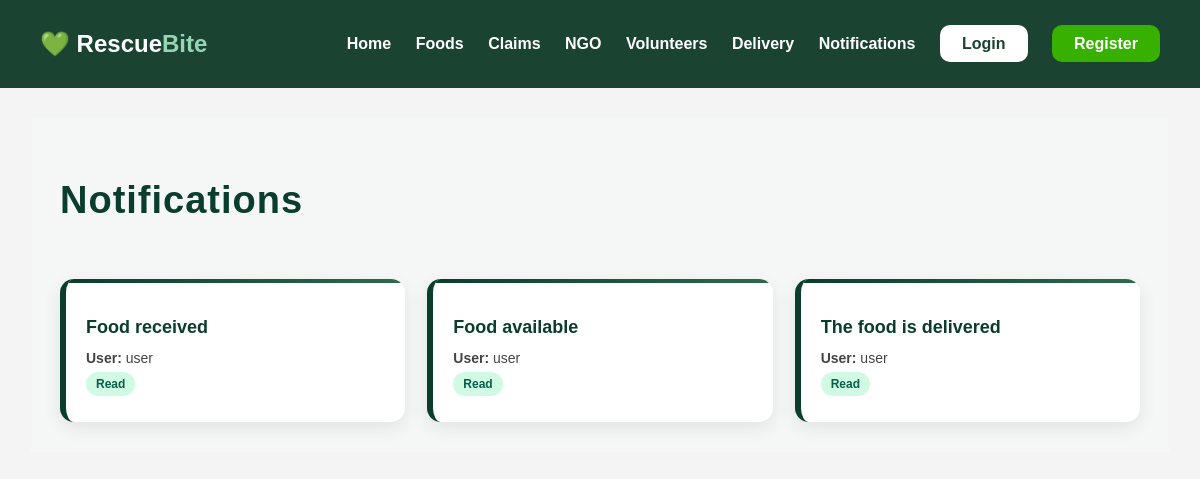
The page /notifications/ on the database as committed earlier.
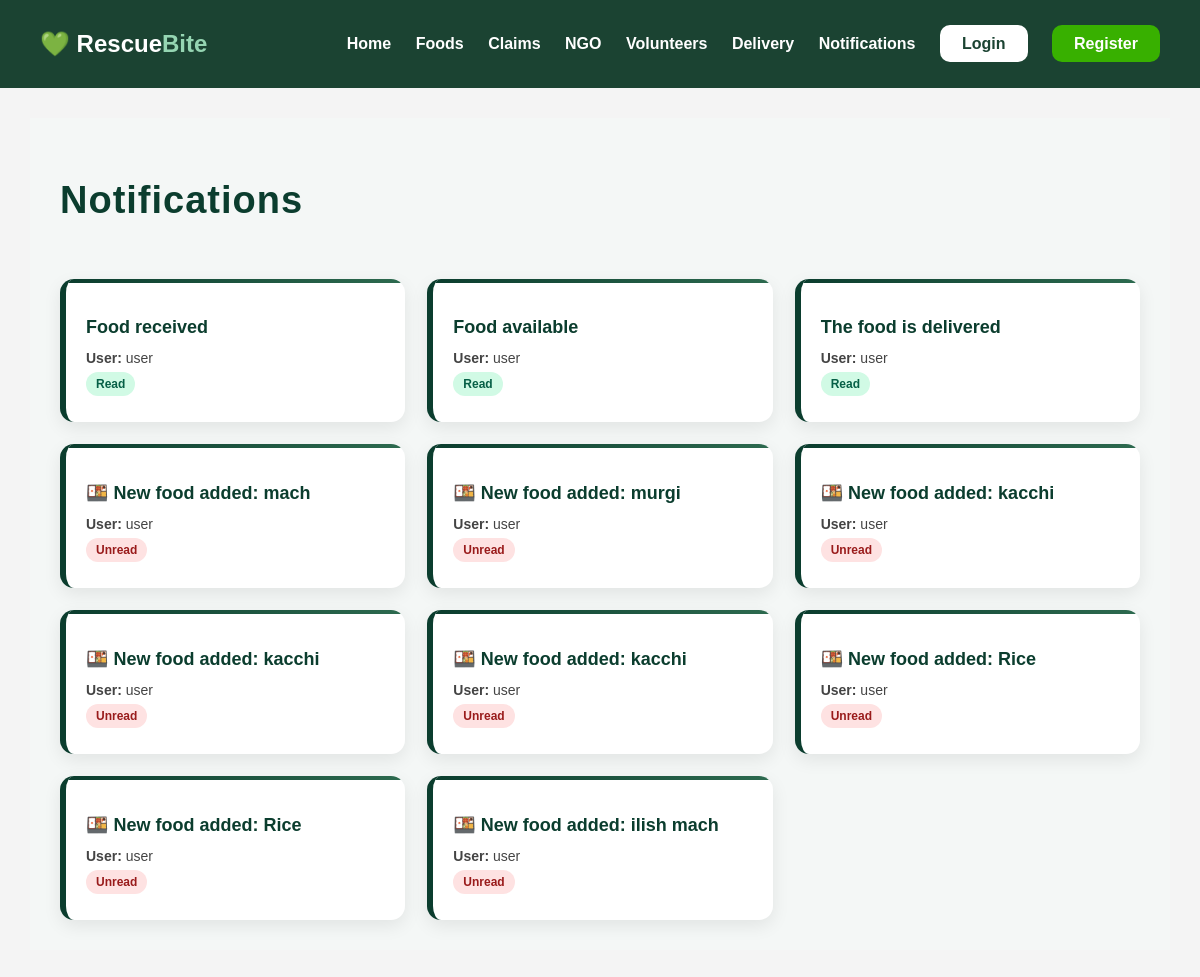
The same page on the database as committed later.
### accounts/models.py (models this page shows, shortened)
class Notification(models.Model):
    user = models.ForeignKey(User,
                             on_delete=models.CASCADE)
    message = models.TextField()
    is_read = models.BooleanField(default=False)

### accounts/views.py (the view)
# urls.py: path('notifications/',views.notification_list,name='notification_list'),
def notification_list(request):
    notifications = Notification.objects.all()
    return render(request,
                  'accounts/notification_list.html',
                  {'notifications': notifications})

### accounts/templates/accounts/notification_list.html
{% extends 'base.html' %}
{% block content %}
<div class="notification-page">
    <div class="notification-header">
        <h2>Notifications</h2>
    </div>
    <div class="notification-grid">
        {% for n in notifications %}
        <div class="notification-card">
            <h3>{{ n.message }}</h3>
            <p><b>User:</b> {{ n.user.username }}</p>
            <p>
                {% if n.is_read %}
                    <span class="badge read">Read</span>
                {% else %}
                    <span class="badge unread">Unread</span>
                {% endif %}
            </p>
        </div>
        {% empty %}
        <p style="text-align:center;">
            No notifications available.
        </p>
        {% endfor %}
    </div>
</div>
{% endblock %}

Rows that differ between the two databases and show on the page:
added Notification: message "🍱 New food added: mach", user.username "user", is_read "Unread"
added Notification: message "🍱 New food added: murgi", user.username "user", is_read "Unread"
added Notification: message "🍱 New food added: kacchi", user.username "user", is_read "Unread"
added Notification: message "🍱 New food added: kacchi", user.username "user", is_read "Unread"
added Notification: message "🍱 New food added: kacchi", user.username "user", is_read "Unread"
added Notification: message "🍱 New food added: Rice", user.username "user", is_read "Unread"
added Notification: message "🍱 New food added: Rice", user.username "user", is_read "Unread"
added Notification: message "🍱 New food added: ilish mach", user.username "user", is_read "Unread"
